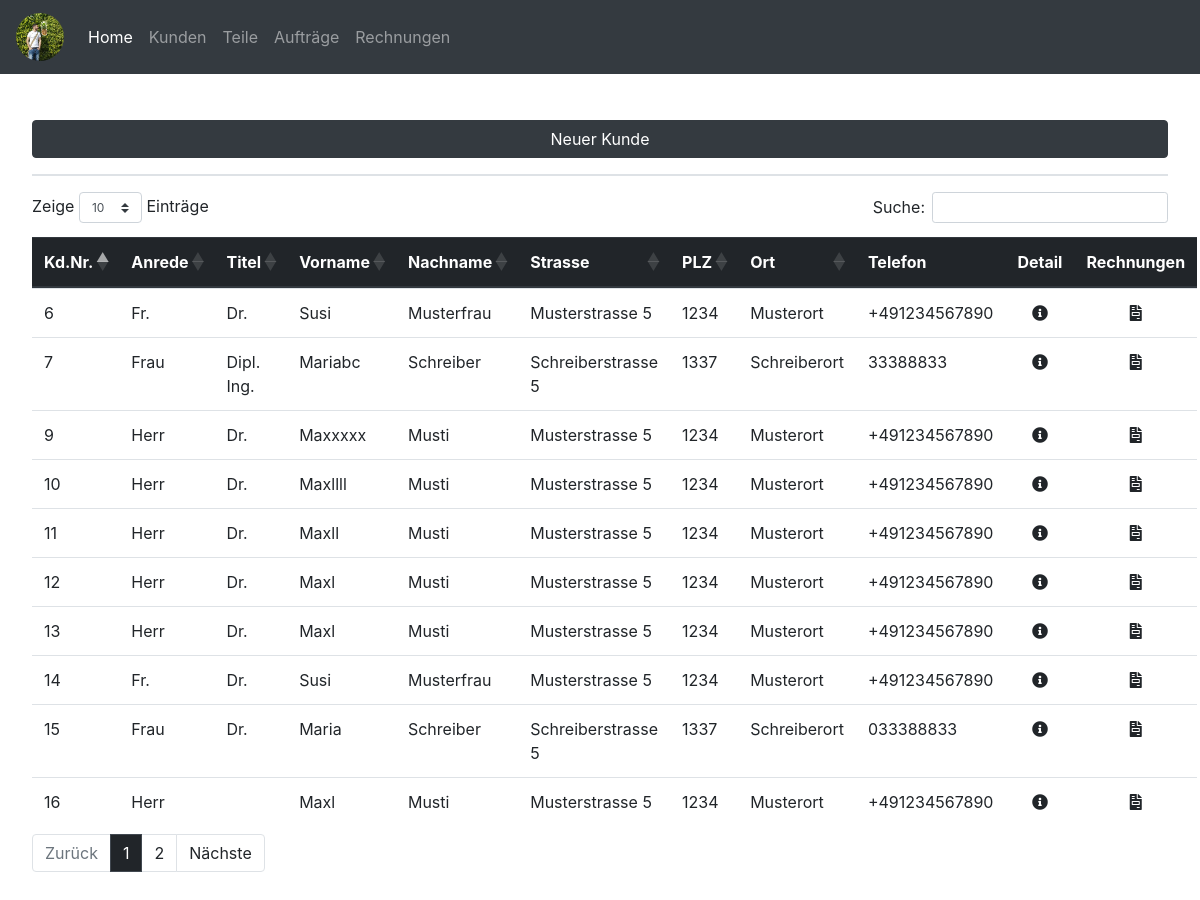
/customer.php, run on the app's committed database.
### tables this page shows
CREATE TABLE `kunde` (
  `kundennummer` int(10) NOT NULL,
  `anrede` varchar(15) NOT NULL,
  `titel` varchar(10) NOT NULL,
  `vorname` varchar(20) NOT NULL,
  `nachname` varchar(20) NOT NULL,
  `gebdat` date NOT NULL,
  `strasse` varchar(50) NOT NULL,
  `plz` int(10) NOT NULL,
  `ort` varchar(50) NOT NULL,
  `telefon` varchar(20) NOT NULL,
  `email` varchar(50) NOT NULL,
  `newsletter` tinyint(1) NOT NULL,
  `kommentar` text NOT NULL,
  `kundeseit` date NOT NULL
);

### customer.php (the view, shortened to what this page needs)
<?php include('connection.php') ?>
<?php include('header.php') ?>
<button type="button" class="btn btn-dark btn-new-car mb-3 mb-lg-0" data-toggle="modal" data-target="#customernewmodal">
    Neuer Kunde
    </button>
    <br /><hr />
    <table id="customertable" class="display table table-hover">
        <thead class="thead-dark">
            <tr>
                <th>Kd.Nr.</th>
                <th>Anrede</th>
                <th>Titel</th>
                <th>Vorname</th>
                <th>Nachname</th>
                <th>Strasse</th>
                <th>PLZ</th>
                <th>Ort</th>
                <th>Telefon</th>
                <th><center>Detail</center></th>
                <th><center>Rechnungen</center></th>
            </tr>
        </thead>
        <tbody>
        <?php
            $sql = "SELECT * from kunde ORDER BY kundennummer ASC";
            foreach ($pdo->query($sql) as $row) {
                echo "<tr href='customer_detail.php?kundennummer=" . $row['kundennummer'] . "'><td>" . $row['kundennummer'] . "</td>";
                echo "<td>" . $row['anrede'] . "</td>";
                echo "<td>" . $row['titel'] . "</td>";
                echo "<td>" . $row['vorname'] . "</td>";
                echo "<td>" . $row['nachname'] . "</td>";
                echo "<td>" . $row['strasse'] . "</td>";
                echo "<td>" . $row['plz'] . "</td>";
                echo "<td>" . $row['ort'] . "</td>";
                echo "<td>" . $row['telefon'] . "</td>";
                echo "<td><a title='Details' class='' href='customer_detail.php?kundennummer=" . $row['kundennummer'] . "'><center><i class='fas fa-info-circle'></i></center></a></td>";
                echo "<td><a title='Rechnungen' class='' href='rechnungen.php?kundennummer=" . $row['kundennummer'] . "'><center><i class='fas fa-file-invoice'></i></center></a></td></tr>"; ?>
            <?php }; ?>
        </tbody>
    </table>
<?php include('footer.php') ?>

### static/css/main.css (style rules this page uses)
body { margin: 0; padding: 0; }
.fas, .far { color: #212529; }
.btn-new-car { margin-top: 1rem; width: 100%; }
hr { border: 1px solid #dee2e6; }

### data on the page
kunde: kundennummer "6", anrede "Fr.", titel "Dr.", vorname "Susi", nachname "Musterfrau", strasse "Musterstrasse 5", plz "1234", ort "Musterort", telefon "+491234567890"
kunde: kundennummer "7", anrede "Frau", titel "Dipl. Ing.", vorname "Mariabc", nachname "Schreiber", strasse "Schreiberstrasse 5", plz "1337", ort "Schreiberort", telefon "33388833"
kunde: kundennummer "9", anrede "Herr", titel "Dr.", vorname "Maxxxxx", nachname "Musti", strasse "Musterstrasse 5", plz "1234", ort "Musterort", telefon "+491234567890"
kunde: kundennummer "10", anrede "Herr", titel "Dr.", vorname "Maxllll", nachname "Musti", strasse "Musterstrasse 5", plz "1234", ort "Musterort", telefon "+491234567890"
kunde: kundennummer "11", anrede "Herr", titel "Dr.", vorname "Maxll", nachname "Musti", strasse "Musterstrasse 5", plz "1234", ort "Musterort", telefon "+491234567890"
kunde: kundennummer "12", anrede "Herr", titel "Dr.", vorname "Maxl", nachname "Musti", strasse "Musterstrasse 5", plz "1234", ort "Musterort", telefon "+491234567890"
kunde: kundennummer "13", anrede "Herr", titel "Dr.", vorname "Maxl", nachname "Musti", strasse "Musterstrasse 5", plz "1234", ort "Musterort", telefon "+491234567890"
kunde: kundennummer "14", anrede "Fr.", titel "Dr.", vorname "Susi", nachname "Musterfrau", strasse "Musterstrasse 5", plz "1234", ort "Musterort", telefon "+491234567890"
kunde: kundennummer "15", anrede "Frau", titel "Dr.", vorname "Maria", nachname "Schreiber", strasse "Schreiberstrasse 5", plz "1337", ort "Schreiberort", telefon "033388833"
kunde: kundennummer "16", anrede "Herr", vorname "Maxl", nachname "Musti", strasse "Musterstrasse 5", plz "1234", ort "Musterort", telefon "+491234567890"
